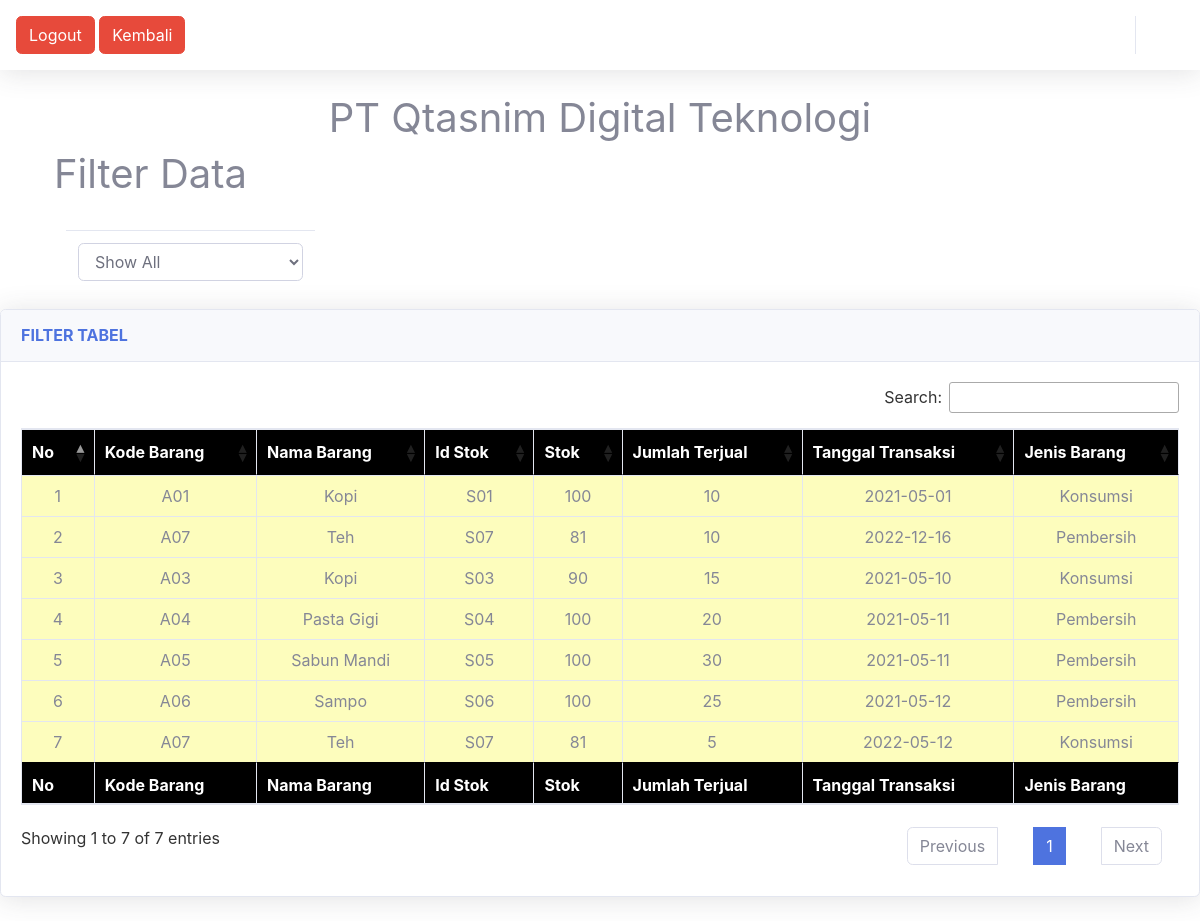
The app's page /index.php/c_content/filter with its own data.
### tables this page shows
CREATE TABLE `daftar_barang` (
  `id` int(11) NOT NULL,
  `kode_barang` varchar(255) NOT NULL,
  `nama_barang` varchar(255) NOT NULL,
  `id_stok` varchar(255) NOT NULL,
  `stok` int(11) NOT NULL,
  `jumlah_terjual` int(11) NOT NULL,
  `tanggal_transaksi` date NOT NULL,
  `jenis_barang` varchar(255) NOT NULL
);

### application/controllers/C_Content.php (called while the page is built, shortened)
<?php
class C_Content extends CI_Controller
{
  public function __construct()
  {
    $this->load->model("m_Penjualan", "", TRUE);
  }
  public function filter(){
    $data['title'] = 'Filter';
    $data['user'] = $this->db->get_where('user', ['email' =>
    $this->session->userdata('email')])->row_array();
    $data['barang'] = $this->m_Penjualan->tampil_Data();
    $this->load->view('templates/beranda_header',$data);
    $this->load->view('Beranda/filter',$data);
    $this->load->view('templates/beranda_footer',$data);
  }
}

### index.php (called while the page is built, shortened)
<?php
require_once BASEPATH.'core/CodeIgniter.php';

### application/models/m_Penjualan.php (called while the page is built, shortened)
<?php
class m_Penjualan extends CI_Model{
    public function tampil_Data()
    {
        return $this->db->get('daftar_barang')->result_array();
    }
}
?>

### application/views/Beranda/filter.php (the view, shortened to what this page needs)
<div id="content-wrapper" class="d-flex flex-column">
    <div id="content">
        <nav class="navbar navbar-expand navbar-light bg-white topbar mb-4 static-top shadow">
            <button type="button" class="btn btn-danger" data-toggle="modal" data-target="#exampleModalLogout">
                Logout
            </button>
            &nbsp;<a href="<?= base_url('C_Content'); ?>" class=" btn btn-danger d-inline">Kembali</i></a>
            <ul class="navbar-nav ml-auto">
                <li class="nav-item dropdown no-arrow">
                    <a class="nav-link dropdown-toggle" id="userDropdown" role="button" data-toggle="dropdown" aria-haspopup="true" aria-expanded="false">
                    </a>
                </li>
        </nav>
        <h1 class="text-center">PT Qtasnim Digital Teknologi</h1>
        <div class="container">
            <h1>Filter Data</h1>
            <br>
            <div class="col-md-3">
                <table class="table">
                    <tr>
                        <td>
                            <select class="form-control" name="" id="waktu">
                                <option value="0">Show All</option>
                            </select>
                        </td>
                    </tr>
                </table>
            </div>
        </div>
        <div class="card shadow mb-4">
            <div class="card-header py-3">
                <h6 class="m-0 font-weight-bold text-primary">FILTER TABEL</h6>
            </div>
            <div class="card-body">
                <div class="table-responsive">
                    <table class="table table-bordered" id="tabel6" width="100%" cellspacing="0">
                        <thead>
                            <tr style="background-color:#000000;color:#ffffff;">
                                <th>No</th>
                                <th>Kode Barang</th>
                                <th>Nama Barang</th>
                                <th>Id Stok</th>
                                <th>Stok</th>
                                <th>Jumlah Terjual</th>
                                <th>Tanggal Transaksi</th>
                                <th>Jenis Barang</th>
                            </tr>
                        </thead>
                        <tfoot>
                            <tr style="background-color:#000000;color:#ffffff;">
                                <th>No</th>
                                <th>Kode Barang</th>
                                <th>Nama Barang</th>
                                <th>Id Stok</th>
                                <th>Stok</th>
                                <th>Jumlah Terjual</th>
                                <th>Tanggal Transaksi</th>
                                <th>Jenis Barang</th>
                            </tr>
                        </tfoot>
                        <tbody>
                            <?php
                            $no = 1;
                            foreach ($barang as $mhs) : ?>
                                <tr style="background-color:#FDFDBD ;">
                                    <td><?php echo $no++ ?></td>
                                    <td><?php echo $mhs['kode_barang'] ?></td>
                                    <td><?php echo $mhs['nama_barang'] ?></td>
                                    <td><?php echo $mhs['id_stok'] ?></td>
                                    <td><?php echo $mhs['stok'] ?></td>
                                    <td><?php echo $mhs['jumlah_terjual'] ?></td>
                                    <td><?php echo $mhs['tanggal_transaksi'] ?></td>
                                    <td><?php echo $mhs['jenis_barang'] ?></td>
                </div>
            </div>
        </div>
    </div>
    </tr>
<?php endforeach; ?>

### records on screen
daftar_barang: kode_barang "A01", nama_barang "Kopi", id_stok "S01", stok "100", jumlah_terjual "10", tanggal_transaksi "2021-05-01", jenis_barang "Konsumsi"
daftar_barang: kode_barang "A07", nama_barang "Teh", id_stok "S07", stok "81", jumlah_terjual "10", tanggal_transaksi "2022-12-16", jenis_barang "Pembersih"
daftar_barang: kode_barang "A03", nama_barang "Kopi", id_stok "S03", stok "90", jumlah_terjual "15", tanggal_transaksi "2021-05-10", jenis_barang "Konsumsi"
daftar_barang: kode_barang "A04", nama_barang "Pasta Gigi", id_stok "S04", stok "100", jumlah_terjual "20", tanggal_transaksi "2021-05-11", jenis_barang "Pembersih"
daftar_barang: kode_barang "A05", nama_barang "Sabun Mandi", id_stok "S05", stok "100", jumlah_terjual "30", tanggal_transaksi "2021-05-11", jenis_barang "Pembersih"
daftar_barang: kode_barang "A06", nama_barang "Sampo", id_stok "S06", stok "100", jumlah_terjual "25", tanggal_transaksi "2021-05-12", jenis_barang "Pembersih"
daftar_barang: kode_barang "A07", nama_barang "Teh", id_stok "S07", stok "81", jumlah_terjual "5", tanggal_transaksi "2022-05-12", jenis_barang "Konsumsi"
